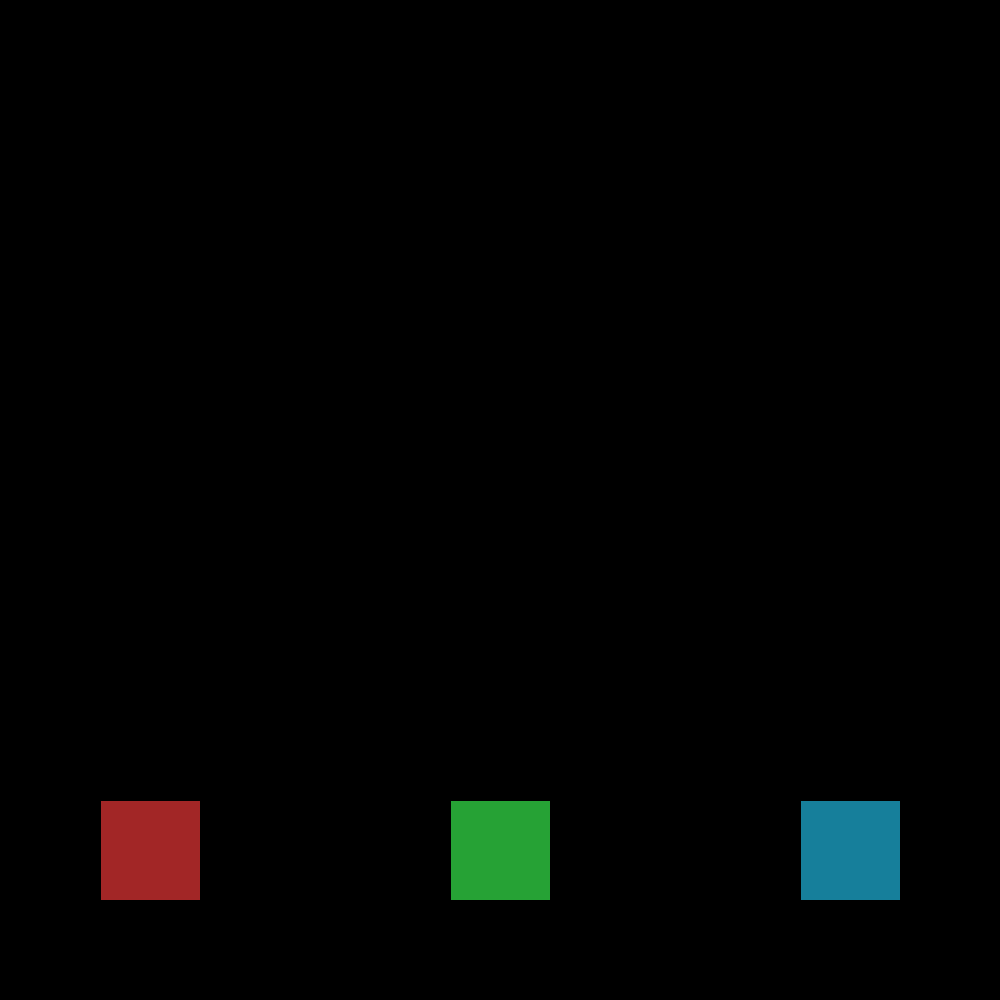
Frame 1 (no input)
Frame 60 (the mouse pressed at the canvas centre just before this capture): identical to frame 1, image omitted
Frame 120 (the mouse held since frame 60 and released just before this capture): identical to frame 1, image omitted

The Processing sketch that drew this single still picture (run headless with seeded random() and noise(); from frame 60 on, the mouse is pressed at the canvas centre):

// Processing sketch: rock_paper_scissors_manual
// ── rock_paper_scissors_manual.pde
//mouse variables
int handX;
int handY;
void setup() {
  size(1000, 1000);
}
void mousePressed() {//button press detection
  handX = mouseX;
  handY = mouseY;
}
void draw() {
  background(000);
  textAlign(CENTER);
  textSize(width/4);
  fill(#A22626);
  square(100, 800, 100);
  if (handX >= 100 && handX<=200 //check within button definition
                   && handY >= 800 && handY<= 900) {
    text("Rock", width/2, height/2);
  }
  fill(#26A235);
  square(450, 800, 100);
  if (handX >= 450 && handX <= 550 //check within button definition
                   && handY >= 800 && handY <= 900) {
    text("Paper", width/2, height/2);
  }
  fill(#167F9B);
  square(800, 800, 100);
  if (handX >= 800 && handX <= 900 //check within button definition
                   && handY >= 800 && handY <= 900) {
    text("Scissors", width/2, height/2);
  }
}
